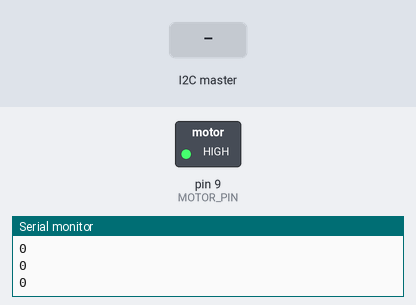
A sketch run on a simulated Arduino Uno, built with avr-gcc and run on an emulated ATmega328P. On the bench: switched loads named in the sketch (green lamp = pin HIGH), the last lines printed to the serial monitor. The inputs (shaded band) are chosen by the test bench.

Above: at 1.2 s.
1.3 s: the I2C master sends the byte 1
At 1.8 s:
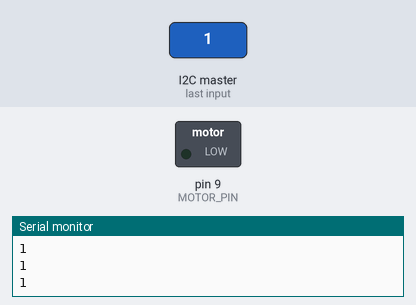
2.8 s: the I2C master sends the byte 0
At 4.2 s:
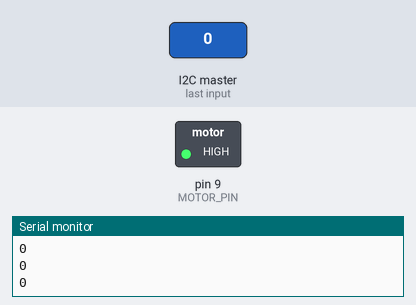
Timing chart, 0 to 5.8 s (numbered marks = the images above; inputs shaded):
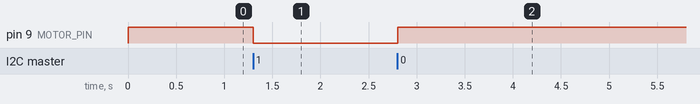

Measured:
- after the input at 1.3 s, pin 9 (MOTOR_PIN): HIGH → LOW at once
- after the input at 2.8 s, pin 9 (MOTOR_PIN): LOW → HIGH at once

The sketch:

Motor-Slave.ino
```cpp
/*
Code for Motor Slave[Slave 2]
Author: Ansh Savla
date: 13-10-2024
*/

#include <Wire.h>                 //Library for I2C Protocol

#define SLAVE_2_ADDRESS 0x09
// I2C address for Slave 2

#define MOTOR_PIN 9
// Pin where motor is connected

int command = 0;                  // Variable to store the received command

void setup()
{
  Wire.begin(SLAVE_2_ADDRESS);    // Join I2C bus as Slave 2
  pinMode(MOTOR_PIN, OUTPUT);
  Serial.begin(9600);
  digitalWrite(MOTOR_PIN, HIGH);  // Initially start the motor (HIGH = running)
}

void loop()
{
  // Continuously check the command and control the motor
    Wire.onReceive(receiveData);    // Register function to receive data from Master
  if (command == 1)
  {
    // If command is 1, stop the motor
    digitalWrite(MOTOR_PIN, LOW);   // Stop the motor (LOW = stopped)
  } else {
    // If command is not 1, keep the motor running
    digitalWrite(MOTOR_PIN, HIGH);  // Run the motor (HIGH = running)
  }
	Serial.println(command);
  delay(100);                       // Small delay to avoid rapid toggling
}

void receiveData(int byteCount)
{
  // Receive the command sent by the Master Arduino
  if (Wire.available())
  {
    command = Wire.read();  // Read the received command
  }
}
```
